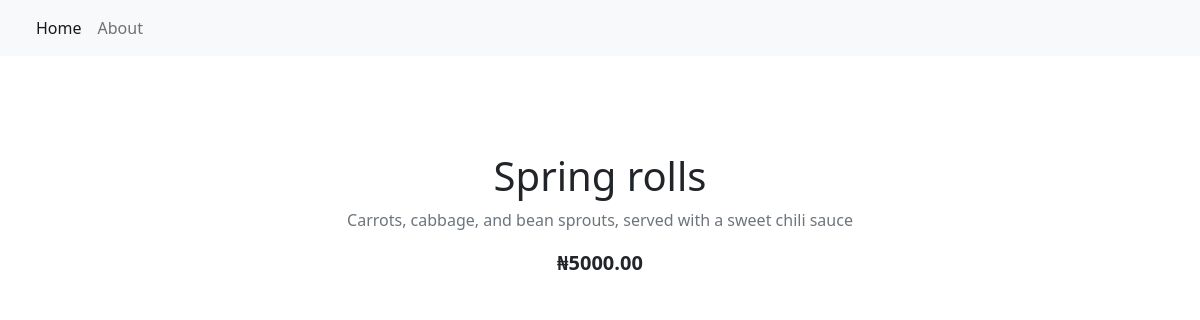
Screenshot of /item/4/ with the database file from the repository.
### restaurant_menu/models.py (models this page shows, shortened)
class Item(models.Model):
    meal = models.CharField(max_length=1000, unique=True)
    description = models.CharField(max_length=2000)
    price = models.DecimalField(max_digits=10, decimal_places=2)
    meal_type = models.CharField(max_length=200, choices=MEAL_TYPE)
    author = models.ForeignKey(User, on_delete=models.PROTECT)
    status = models.IntegerField(choices=STATUS, default=1)
    date_created = models.DateTimeField(auto_now_add=True)
    date_updated = models.DateTimeField(auto_now=True)

### restaurant_menu/views.py (the view)
# urls.py: path('item/<int:pk>/', views.MenuItemDetail.as_view(), name='menu_item'),
class MenuItemDetail(generic.DetailView):
    model = Item
    template_name = "menu_item_detail.html"

### restaurant_menu/templates/menu_item_detail.html
{% extends 'base.html' %}
{% block content %}
    <div class="container py-5">
        <div class="row justify-content-center">
            <div class="col-md-8 text-center">
                <h1 class="pt-5">{{ item.meal }}</h1>
                 <p class="text-muted">{{ item.description }}</p>
                 <p class="lead fw-bold">₦{{ item.price }}</p>
            </div>
        </div>
    </div>
{% endblock content %}

### rows the page displays
Item: meal "Spring rolls", description "Carrots, cabbage, and bean sprouts, served with a sweet chili sauce", price "5000.00"
